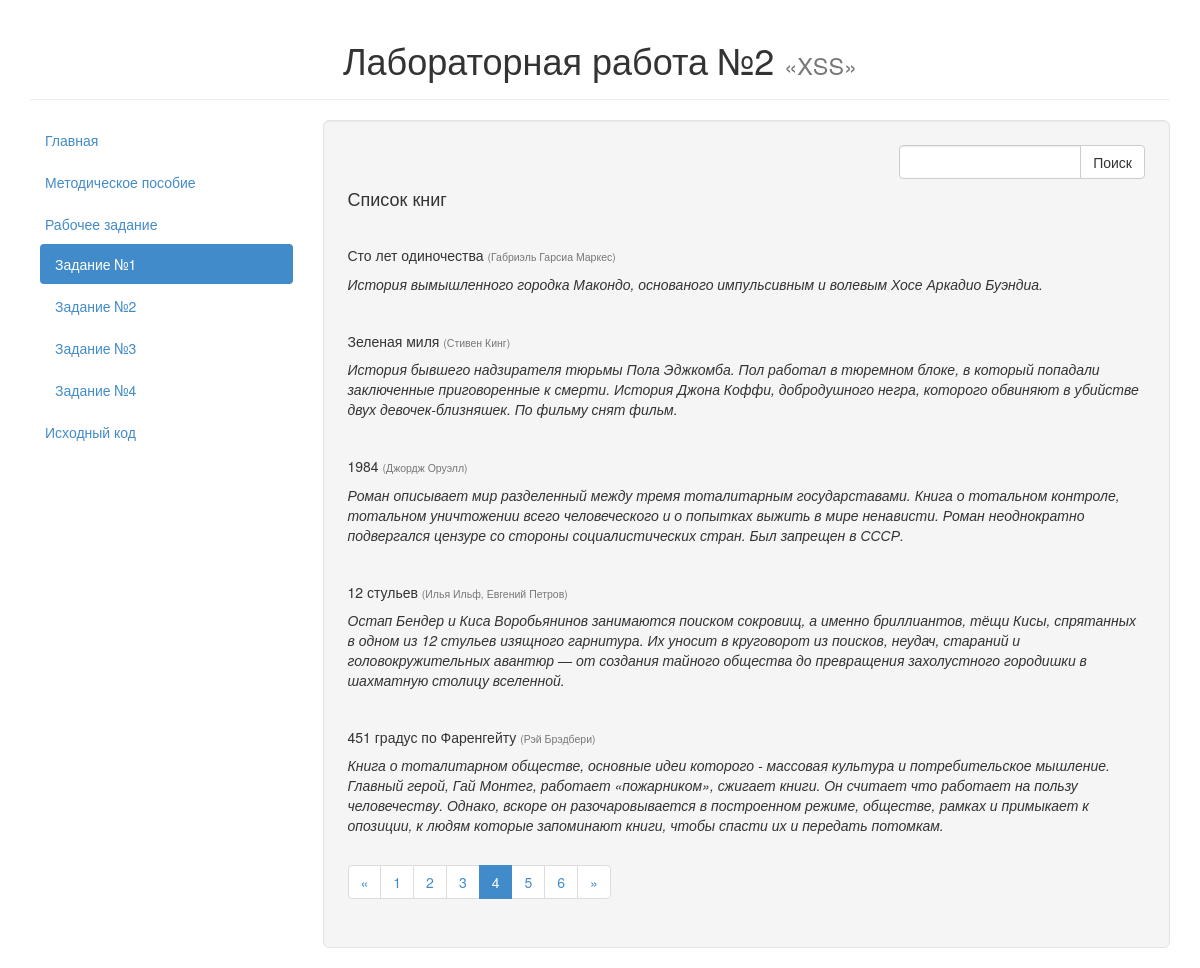
The app's page /cases/1/index.php?page=4 with its own data.
### tables this page shows
CREATE TABLE `books` (
    `id` INTEGER PRIMARY KEY AUTO_INCREMENT,
    `title` VARCHAR(255),
    `author` VARCHAR(255),
    `review` TEXT
);

### cases/1/index.php (the view, shortened to what this page needs)
<!DOCTYPE html>
<html lang="ru">
	<head>
		<link href="../../css/bootstrap.min.css" rel="stylesheet">
	</head>
	<body>
		<div class="container">
			<div class="page-header">
				<h1 class="text-center">Лабораторная работа №2 <small>&laquo;XSS&raquo;</small></h1>
			</div>
			<div class="row">
				<div class="col-md-3">
					<ul class="nav nav-pills nav-stacked">
						<li><a href="../../">Главная</a></li>
						<li><a href="../../documentation.html">Методическое пособие</a></li>
						<li>
							<a href="#">Рабочее задание</a>
							<ul class="nav nav-pills nav-stacked nav-inner">
								<li class="active"><a href=".">Задание №1</a></li>
								<li><a href="../2/">Задание №2</a></li>
								<li><a href="../3/">Задание №3</a></li>
								<li><a href="../4/">Задание №4</a></li>
							</ul>
						</li>
						<li><a href="https://github.com/toogle/sql-lab" target="_blank">Исходный код</a></li>
					</ul>
				</div>
				<div class="col-md-9">
					<div class="well well-lg">
						<div class="row">
							<div class="col-md-4 pull-right">
								<form class="form-inline" method="GET" role="form">
									<div class="input-group">
										<input type="text" class="form-control" name="q" required>
										<span class="input-group-btn">
											<button type="submit" class="btn btn-default">Поиск</button>
										</span>
									</div>
								</form>
							</div>
						</div>
						<?php
						$conn = mysqli_connect('localhost', 'xss-lab', 'xss-lab', 'xss-lab');
						mysqli_query($conn, "SET NAMES utf8");
						mysqli_query($conn, "SET CHARACTER SET utf8");
						mysqli_set_charset($conn, 'utf8');
						if (isset($_GET['q']))
							echo "<h4>Результаты поиска по запросу «${_GET['q']}»:</h4>";
						else
							echo '<h4>Список книг</h4>';
						$page = isset($_GET['page']) ? intval($_GET['page']) : 1;
						$sql = "SELECT title, author, review FROM books";
						$sql .= "  LIMIT " . ITEMS_PER_PAGE .
						        "  OFFSET " . ($page - 1) * ITEMS_PER_PAGE;
						$res = mysqli_query($conn, $sql);
						if ($res) {
							while ($row = mysqli_fetch_assoc($res)) {
								echo '<div class="review">',
								     "  <h5>${row['title']} <small>(${row['author']})</small></h5>",
								     "  <p><i>${row['review']}</i></p>",
								     '</div>';
							}
							$sql = "SELECT COUNT(1) AS count FROM books";
							$res = mysqli_query($conn, $sql);
							if ($res) {
								$row = mysqli_fetch_assoc($res);
								$count = $row['count'];
								if ($count > 0) {
									echo '<ul class="pagination">';
									if ($page > 1)
										echo '<li><a href="?page=' . ($page - 1) . (isset($_GET['q']) ? "&q=${_GET['q']}" : '') . '">&laquo;</a></li>';
									else
										echo '<li class="disabled"><a href="#">&laquo;</a></li>';
									for ($i = 1; $i <= ceil($count / ITEMS_PER_PAGE); $i++) {
										echo ($i == $page) ? '<li class="active">' : '<li>';
										echo '  <a href="?page=' . $i . (isset($_GET['q']) ? "&q=${_GET['q']}" : '') . '">' . $i . '</a>';
										echo '</li>';
									}
									if ($page < ceil($count / ITEMS_PER_PAGE))
										echo '<li><a href="?page=' . ($page + 1) . (isset($_GET['q']) ? "&q=${_GET['q']}" : '') . '">&raquo;</a></li>';
									else
										echo '<li class="disabled"><a href="#">&raquo;</a></li>';
									echo '</ul>';
								}
							}
						}
						?>
					</div>
				</div>
			</div>
		</div>
	</body>
</html>

### cases/1/index.php (style rules this page uses)
.nav-inner { margin-left: 10px; }
.review { margin-top: 40px; }

### records on screen
books: title "Сто лет одиночества", author "Габриэль Гарсиа Маркес", review "История вымышленного городка Макондо, основаного импульсивным и волевым Хосе Аркадио Буэндиа."
books: title "Зеленая миля", author "Стивен Кинг", review "История бывшего надзирателя тюрьмы Пола Эджкомба. Пол работал в тюремном блоке, в который попадали заключенные приговоренные к смерти. История Джона Коффи, добродушного негра, которого обвиняют в убийстве двух девочек-близняшек. По фильму снят фильм."
books: title "1984", author "Джордж Оруэлл", review "Роман описывает мир разделенный между тремя тоталитарным государставами. Книга о тотальном контроле, тотальном уничтожении всего человеческого и о попытках выжить в мире ненависти. Роман неоднократно подвергался цензуре со стороны социалистических стран. Был запрещен в СССР."
books: title "12 стульев", author "Илья Ильф, Евгений Петров", review "Остап Бендер и Киса Воробьянинов занимаются поиском сокровищ, а именно бриллиантов, тёщи Кисы, спрятанных в одном из 12 стульев изящного гарнитура. Их уносит в круговорот из поисков, неудач, стараний и головокружительных авантюр — от создания тайного общества до превращения захолустного городишки в шахматную столицу вселенной."
books: title "451 градус по Фаренгейту", author "Рэй Брэдбери", review "Книга о тоталитарном обществе, основные идеи которого - массовая культура и потребительское мышление. Главный герой, Гай Монтег, работает «пожарником», сжигает книги. Он считает что работает на пользу человечеству. Однако, вскоре он разочаровывается в построенном режиме, обществе, рамках и примыкает к опозиции, к людям которые запоминают книги, чтобы спасти их и передать потомкам."
